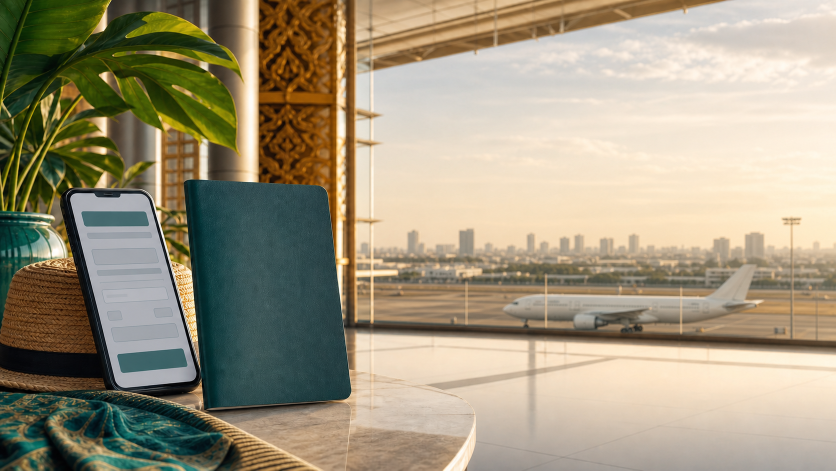
#> input picture assets/guides/sources/visas-entry-thailand-v1-master.png, 1672 x 941 px (shown at 1/2 size)
$ python build_guide_assets.py
#> lines starting #> are read from the running program, lines starting #| are printed output that depends on the picture
#!/usr/bin/env python3
"""Build deterministic responsive hero images for managed Guides routes."""

from __future__ import annotations

import argparse
import hashlib
from io import BytesIO
from pathlib import Path

from PIL import Image, ImageOps


ROOT = Path(__file__).resolve().parents[1]
SOURCE_DIR = ROOT / "assets" / "guides" / "sources"
OUTPUT_DIR = ROOT / "assets" / "guides" / "images"

EXPECTED_SOURCE_SIZE = (1672, 941)
FOCAL_POINT = (0.50, 0.50)
WEBP_QUALITY = 82
WEBP_METHOD = 6

SOURCES = {
    "visas-entry-thailand-v1": {
        "filename": "visas-entry-thailand-v1-master.png",
        "sha256": "80482d702b3b96d427cd907e7b308d4e8ca380241197438633ad570a3cf9b672",
    },
    "cannabis-law-thailand-v1": {
        "filename": "cannabis-law-thailand-v1-master.png",
        "sha256": "ccc2ef768c289230307b5fb2deaf70df664de6c611a9d01eda4a533f4167db92",
    },
}

VARIANTS = {
    "720": (720, 384),
    "1200": (1200, 640),
    "1717": (1717, 916),
}


def digest(path: Path) -> str:
    return hashlib.sha256(path.read_bytes()).hexdigest()


def render_variant(source: Image.Image, size: tuple[int, int]) -> bytes:
    rendered = ImageOps.fit(
        source,
        size,
        method=Image.Resampling.LANCZOS,
        centering=FOCAL_POINT,
    ).convert("RGB")

    payload = BytesIO()
    rendered.save(
        payload,
        format="WEBP",
        quality=WEBP_QUALITY,
        method=WEBP_METHOD,
        lossless=False,
    )
    return payload.getvalue()


def expected_outputs() -> dict[Path, bytes]:
    outputs: dict[Path, bytes] = {}

    for asset_key, specification in SOURCES.items():
        source_path = SOURCE_DIR / specification["filename"]
        if not source_path.is_file():
            raise ValueError(f"Missing reviewed guide source image: {source_path}")
        if digest(source_path) != specification["sha256"]:
            raise ValueError(f"Guide source checksum does not match: {asset_key}")

        with Image.open(source_path) as opened:
#> opened is the input picture: PIL image 1672x941 RGB; mean R, G, B 159.3, 149.6, 125.9
            source = ImageOps.exif_transpose(opened)
            if source.size != EXPECTED_SOURCE_SIZE:
                raise ValueError(
                    f"Guide source dimensions changed for {asset_key}: "
                    f"expected {EXPECTED_SOURCE_SIZE}, got {source.size}"
                )
            source.load()
            for suffix, size in VARIANTS.items():
                output_path = OUTPUT_DIR / f"{asset_key}-{suffix}.webp"
                outputs[output_path] = render_variant(source, size)
#> this loop made 3 passes
#> pass 1, in render_variant, `rendered = ImageOps.fit( source, size, method=Image.Resampling.LANCZOS..`:
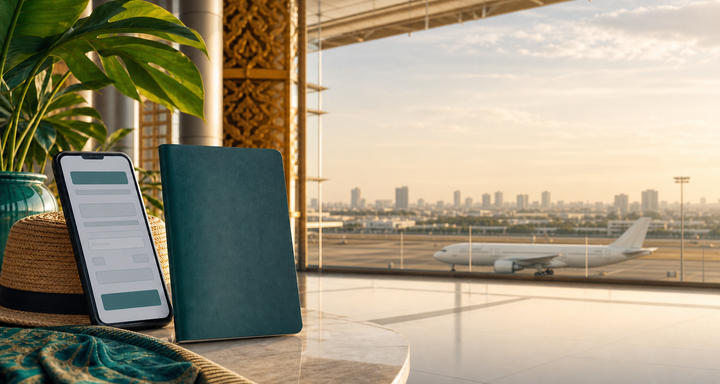
#> rendered: PIL image 720x384 RGB; mean R, G, B 160.2, 150.7, 127
#> after the loop, outputs = 3 items
#> pass 2 of the loop in expected_outputs, `for asset_key, specification in SOURCES.items():`:
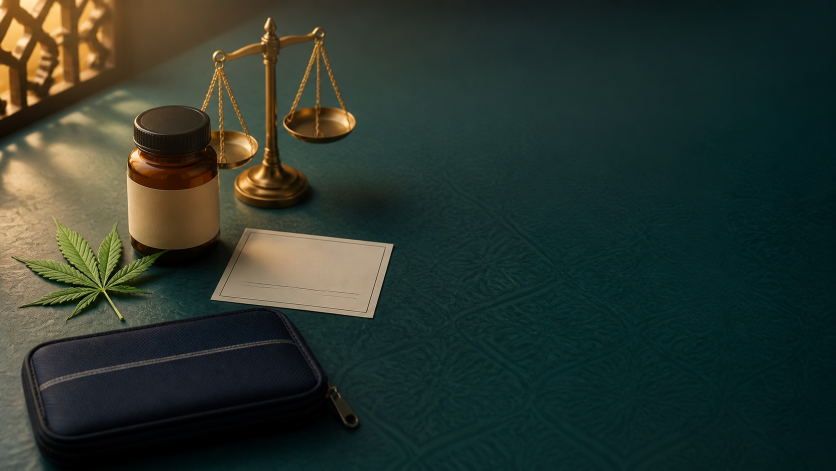
#> input picture assets/guides/sources/cannabis-law-thailand-v1-master.png, 1672 x 941 px (shown at 1/2 size)
#> in expected_outputs, opened is the input picture: PIL image 1672x941 RGB; mean R, G, B 43.1, 54.5, 45.9
#> the loop in expected_outputs, `for suffix, size in VARIANTS.items():` made 3 passes
#> pass 1, in render_variant (call 4), `rendered = ImageOps.fit( source, size, method=Image.Resampling.LANCZOS..`:
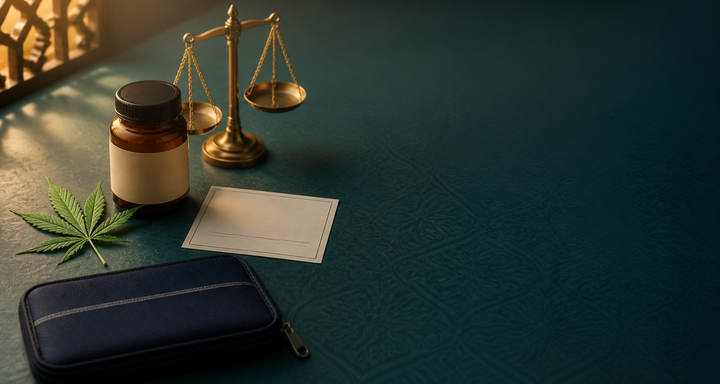
#> rendered: PIL image 720x384 RGB; mean R, G, B 43.6, 55.1, 46.5
#> after the loop in expected_outputs, `for suffix, size in VARIANTS.items():`: outputs = 6 items

    return outputs


def build(check: bool = False) -> None:
    outputs = expected_outputs()
#> outputs = 6 items

    if check:
        stale = [
            path.relative_to(ROOT).as_posix()
            for path, payload in outputs.items()
            if not path.is_file() or path.read_bytes() != payload
        ]
        if stale:
            raise ValueError("Generated guide assets are stale: " + ", ".join(stale))
        print("Guide assets match the reviewed sources")
        return

    OUTPUT_DIR.mkdir(parents=True, exist_ok=True)
    for path, payload in outputs.items():
        path.write_bytes(payload)
        print(f"Built {path.relative_to(ROOT).as_posix()} ({len(payload)} bytes)")
#> this loop made 6 passes
#| Built assets/guides/images/visas-entry-thailand-v1-720.webp (33228 bytes)
#| Built assets/guides/images/visas-entry-thailand-v1-1200.webp (67996 bytes)
#| Built assets/guides/images/visas-entry-thailand-v1-1717.webp (111696 bytes)
#| Built assets/guides/images/cannabis-law-thailand-v1-720.webp (18130 bytes)
#| Built assets/guides/images/cannabis-law-thailand-v1-1200.webp (41670 bytes)
#| Built assets/guides/images/cannabis-law-thailand-v1-1717.webp (71034 bytes)


if __name__ == "__main__":
    parser = argparse.ArgumentParser()
    parser.add_argument("--check", action="store_true")
    arguments = parser.parse_args()
    build(check=arguments.check)
